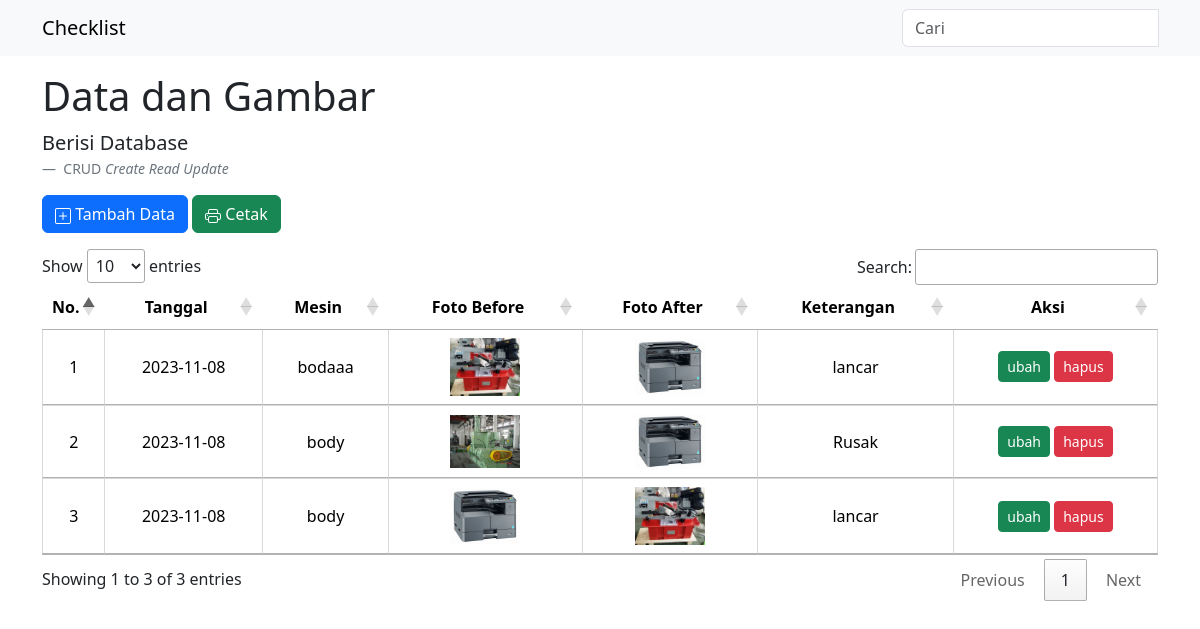
The page / on the database its author committed.
### tables this page shows
CREATE TABLE `tb_perawatan` (
  `id_perawatan` int(11) NOT NULL,
  `tanggal` varchar(15) NOT NULL,
  `mesin` varchar(50) NOT NULL,
  `foto` varchar(50) NOT NULL,
  `keterangan` varchar(50) NOT NULL,
  `fotoafter` varchar(50) DEFAULT NULL
);

### index.php (the view, shortened to what this page needs)
<?php
include 'koneksi.php';
$start_date = isset($_GET['start_date']) ? $_GET['start_date'] : '';
$end_date = isset($_GET['end_date']) ? $_GET['end_date'] : '';
$query = "SELECT * FROM tb_perawatan";
$query .= ";";
$sql = mysqli_query($conn, $query);
$no = 0;
?>
<!DOCTYPE html>
<html lang="en">
<head>
    <link rel="stylesheet" type="text/css" href="css/bootstrap.min.css">
    <link rel="stylesheet" type="text/css" href="DataTables/datatables.min.css">
</head>
<body>
<nav class="navbar bg-body-tertiary">
  <div class="container">
    <a class="navbar-brand" href="#">
      Checklist
    </a>
    <form class="form-inline">
      <div class="input-group">
        <input class="form-control" type="text" placeholder="Cari" aria-label="Search" id="search-input">
      </div>
    </form>
  </div>
</nav>
<div class="container">
  <h1 class="mt-3">Data dan Gambar</h1>
  <figure>
    <blockquote class="blockquote">
      <p>Berisi Database</p>
    </blockquote>
    <figcaption class="blockquote-footer">
      CRUD <cite title="Source Title">Create Read Update</cite>
    </figcaption>
  </figure>
  <div class="row">
    <div class="col">
      <a href="kelola.php" type="button" class="btn btn-primary"> Tambah Data</a>
      <a href="cetak.php?start_date=<?php echo $start_date; ?>&end_date=<?php echo $end_date; ?>" type="button" class="btn btn-success"> Cetak</a>
  <div class="table-responsive mt-3">
    <table id="dt" class="table align-middle table-hover cell-border">
      <thead>
        <tr>
          <th>No.</th>
          <th>Tanggal</th>
          <th>Mesin</th>
          <th>Foto Before</th>
          <th>Foto After</th>
          <th>Keterangan</th>
          <th>Aksi</th>
        </tr>
      </thead>
      <tbody>
        <?php
        while ($result = mysqli_fetch_assoc($sql)) {
        ?>
        <tr>
          <td width='3%'><?php echo ++$no; ?></td>
          <td><?php echo $result['tanggal']; ?></td>
          <td><?php echo $result['mesin']; ?></td>
          <td>
            <img src="img/<?php echo $result['foto']; ?>" style="width: 70px;">
          </td>
          <td>
            <img src="img/<?php echo $result['fotoafter']; ?>" style="width: 70px;">
          </td>
          <td><?php echo $result['keterangan']; ?></td>
          <td>
            <a href="kelola.php?ubah=<?php echo $result['id_perawatan']; ?>" type="button" class="btn btn-success btn-sm">ubah</a>
            <a href="proses.php?hapus=<?php echo $result['id_perawatan']; ?>" type="button" class="btn btn-danger btn-sm" onclick="return confirm('Hapus data')">hapus</a>
          </td>
        </tr>
        <?php
        }
        ?>
      </tbody>
    </table>
  </div>
</div>
</body>
</html>

### index.php (style rules this page uses)
#dt { text-align: center; }
#dt th, #dt td { text-align: center; }

### rows shown on the page
tb_perawatan: tanggal "2023-11-08", mesin "bodaaa", foto (picture), fotoafter (picture), keterangan "lancar"
tb_perawatan: tanggal "2023-11-08", mesin "body", foto (picture), fotoafter (picture), keterangan "Rusak"
tb_perawatan: tanggal "2023-11-08", mesin "body", foto (picture), fotoafter (picture), keterangan "lancar"
